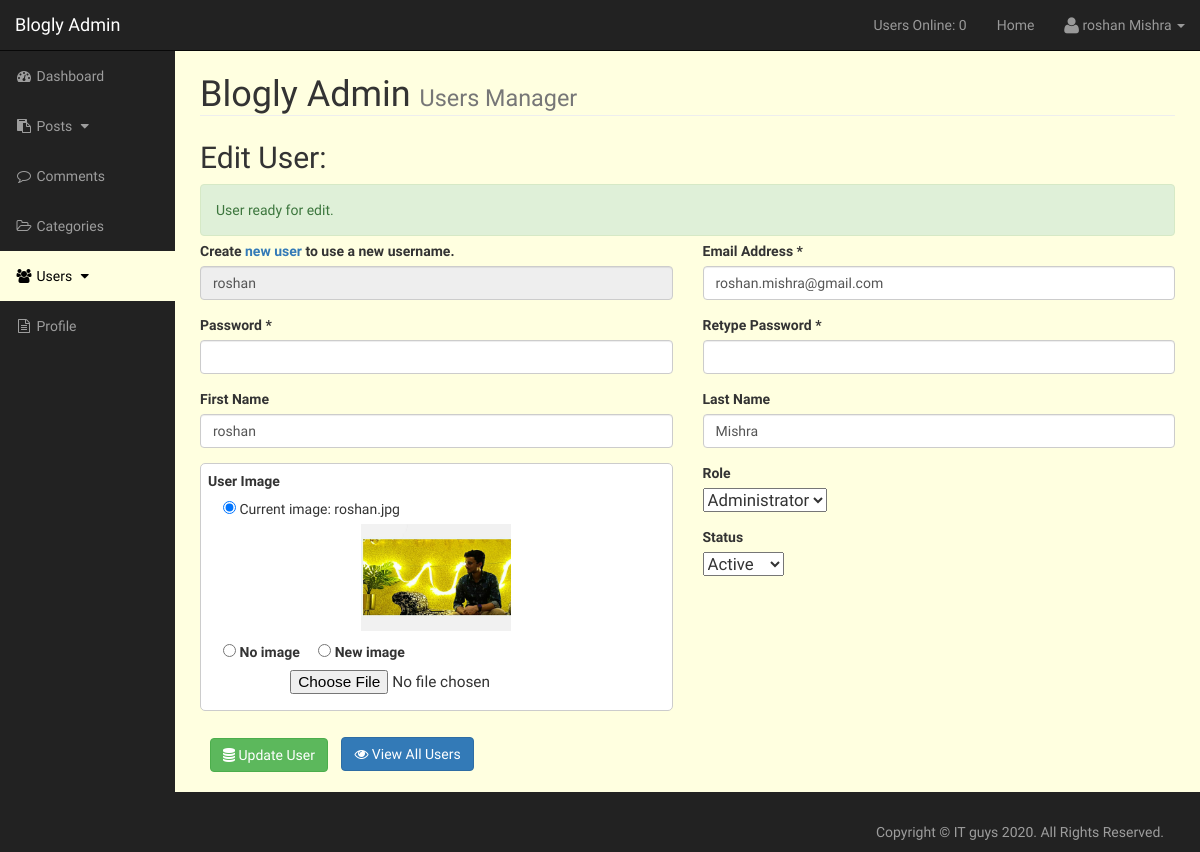
The app's page /admin/users.php?source=edit_user&id=1 (signed in) with its own data.
### tables this page shows
CREATE TABLE `cms_users` (
  `user_id` int(3) NOT NULL,
  `user_uname` varchar(50) NOT NULL,
  `user_pass` varchar(255) NOT NULL,
  `user_fname` varchar(50) NOT NULL,
  `user_lname` varchar(50) NOT NULL,
  `user_email` varchar(100) NOT NULL,
  `user_image` varchar(50) NOT NULL DEFAULT 'default.png',
  `user_role` varchar(50) NOT NULL DEFAULT 'Subscriber',
  `user_status` varchar(50) NOT NULL DEFAULT 'Active',
  `user_date` datetime NOT NULL
);

### admin/admin_includes/admin_edit_user.php (the view, shortened to what this page needs)
<?php
	if(isset($_GET['id'])) {
		$edit_user_id = mysqli_real_escape_string($con, $_GET['id']);
		$q = "SELECT * FROM cms_users WHERE user_id = $edit_user_id";
		$result = mysqli_query($con, $q);
		$edit_user = mysqli_fetch_array($result);
		if(!$edit_user) {
			$div_class = "danger";
			$div_msg = "Database failed: ".mysqli_error($con);
		} elseif(empty($div_msg)) {
			$div_class = "success";
			$div_msg = 'User ready for edit.';
		}
	}
?>
<h2 class="page-title">Edit User:</h2>
<?php if($div_msg != ""):?>
<div class="row">
	<div class="col-md-12">
		<div class="alert alert-<?php echo $div_class;?>">
			<?php echo $div_msg;?>
		</div>
	</div>
</div>
<?php endif;?>
<form action="" method="post" enctype="multipart/form-data">
	<div class="row">
	<div class="col-md-6">
		<div class="form-group">
			<label for="user_uname_disabled">Create <a href="users.php?source=add_user">new user</a>
				to use a new username.
			</label>
			<input type="text" class="form-control" name="user_uname_disabled"
				value="<?php echo $edit_user['user_uname'];?>" disabled>
		</div>
	</div>
	<div class="col-md-6">
		<div class="form-group">
			<label for="user_email">Email Address *</label>
			<input type="text" class="form-control" name="user_email"
				value="<?php echo $edit_user['user_email'];?>">
		</div>
	</div>
	</div>
	<div class="row">
	<div class="col-md-6">
		<div class="form-group">
			<label for="user_pass1">Password *</label>
			<input type="password" class="form-control" name="user_pass1">
		</div>
	</div>
	<div class="col-md-6">
		<div class="form-group">
			<label for="user_pass2">Retype Password *</label>
			<input type="password" class="form-control" name="user_pass2">
		</div>
	</div>
	</div>
	<div class="row">
	<div class="col-md-6">
		<div class="form-group">
			<label for="user_fname">First Name</label>
			<input type="text" class="form-control" name="user_fname"
				value="<?php echo $edit_user['user_fname'];?>">
		</div>
	</div>
	<div class="col-md-6">
		<div class="form-group">
			<label for="user_lname">Last Name</label>
			<input type="text" class="form-control" name="user_lname"
				value="<?php echo $edit_user['user_lname'];?>">
		</div>
	</div>
	</div>
	<div class="row">
	<div class="col-md-6">
	<div class="form-group" id="radios">
		<label for="user_image">User Image</label>
		<br />
		<?php
		$current_image = $edit_user['user_image'];
		if($current_image != ""):?>
			<label>
			<input type="radio" name="user_image"
				value="<?php echo $current_image;?>" checked></label>
				Current image: <?php echo $current_image;?>
			<img class="img-responsive center-block" height="150px" width="150px"
			src="../images/<?php echo $current_image;?>" alt="image">
			<label><input type="radio" name="user_image" value="none"> No image</label>
			<label><input type="radio" name="user_image" value="new"> New image</label>
		<?php else:?>
			<label><input type="radio" name="user_image" value="none" checked> No image</label>
			<label><input type="radio" name="user_image" value="new"> New image</label>
		<?php endif;?>
		<input id="file_input" type="file" accept="image/*" name="new_image">
	</div>
	</div>
	<div class="col-md-6">
		<div class="form-group">
			<label for="user_role">Role</label>
			<select name="user_role">
			<?php
				$roles = array('Subscriber','Administrator','Tourist');
			?>
			<?php	foreach($roles as $role):?>
			<?php 		if($role == $edit_user['user_role']):?>
				<option value="<?php echo $role;?>" selected><?php echo $role;?></option>
			<?php 		else:?>
				<option value="<?php echo $role;?>"><?php echo $role;?></option>
			<?php		endif;?>
			<?php	endforeach;?>
			</select>
		</div>
		<div class="form-group">
			<label for="user_status">Status</label>
			<select name="user_status">
			<?php
				$statuses = array('Active','Inactive','Banned');
			?>
			<?php	foreach($statuses as $status):?>
			<?php 		if($status == $edit_user['user_status']):?>
				<option value="<?php echo $status;?>" selected><?php echo $status;?></option>
			<?php 		else:?>
				<option value="<?php echo $status;?>"><?php echo $status;?></option>
			<?php		endif;?>
			<?php	endforeach;?>
			</select>
		</div>
	</div>
	</div>
	<button type="submit" name="updateusersubmit" class="btn btn-success add-del-btn">
		<i class="fa fa-database"></i> Update User</button>
	<?php if($_SESSION['role'] == 'Administrator'):?>
	<a href="users.php" class="btn btn-primary">
			<i class="fa fa-eye"></i> View All Users</a>
	<?php endif;?>
</form>

### admin/css/sb-admin.css (style rules this page uses)
body { margin-top: 100px; background-color: #222; font-family: 'Roboto Condensed', sans-serif; }
@media (min-width:768px) { body { margin-top: 50px; } }
h2.page-title { margin: 0 0 10px 0; padding:0; }
.alert { margin: 0 0 5px 0; }
select { display: block; font-size: 1.2em; }
#radios { border: 1px solid #cccccc; border-radius: 5px; padding: 7px; min-height: 223px !important; background: white; }
form img { margin: 0 auto 8px auto; }
input[type='radio'] { margin: 5px 0 5px 15px; padding: 0; }
input[type='file'] { font-size: 1.1em; margin: 3px 0 9px 18%; }
button[type='submit'] { margin-top: 12px; }
.add-del-btn { margin: 10px; }

### records on screen
cms_users: user_uname_disabled "roshan", user_email "roshan.mishra@gmail.com", user_fname "roshan", user_lname "Mishra", user_image "roshan.jpg", user_image (picture), user_role "Administrator", user_status "Active"

### other values on screen
SITENAME "Blogly"
users_online() "0"
$_SESSION['firstname'] "roshan"
$_SESSION['lastname'] "Mishra"
$div_msg "User ready for edit."
AUTHOR "IT guys"
